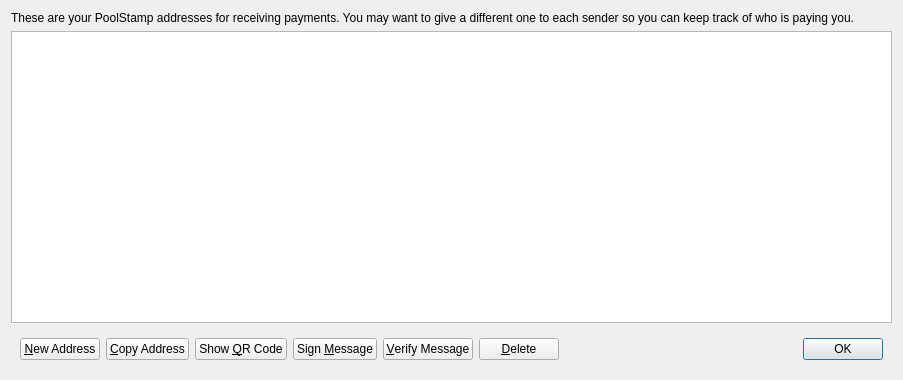
<?xml version="1.0" encoding="UTF-8"?>
<ui version="4.0">
 <class>AddressBookPage</class>
 <widget class="QWidget" name="AddressBookPage">
  <property name="geometry">
   <rect>
    <x>0</x>
    <y>0</y>
    <width>903</width>
    <height>380</height>
   </rect>
  </property>
  <property name="windowTitle">
   <string>Address Book</string>
  </property>
  <layout class="QVBoxLayout" name="verticalLayout">
   <item>
    <widget class="QLabel" name="labelExplanation">
     <property name="text">
      <string>These are your PoolStamp addresses for receiving payments. You may want to give a different one to each sender so you can keep track of who is paying you.</string>
     </property>
     <property name="textFormat">
      <enum>Qt::PlainText</enum>
     </property>
     <property name="wordWrap">
      <bool>true</bool>
     </property>
    </widget>
   </item>
   <item>
    <widget class="QTableView" name="tableView">
     <property name="contextMenuPolicy">
      <enum>Qt::CustomContextMenu</enum>
     </property>
     <property name="toolTip">
      <string>Double-click to edit address or label</string>
     </property>
     <property name="tabKeyNavigation">
      <bool>false</bool>
     </property>
     <property name="alternatingRowColors">
      <bool>true</bool>
     </property>
     <property name="selectionMode">
      <enum>QAbstractItemView::SingleSelection</enum>
     </property>
     <property name="selectionBehavior">
      <enum>QAbstractItemView::SelectRows</enum>
     </property>
     <property name="sortingEnabled">
      <bool>true</bool>
     </property>
     <attribute name="verticalHeaderVisible">
      <bool>false</bool>
     </attribute>
    </widget>
   </item>
   <item>
    <widget class="QWidget" name="buttonBar" native="true">
     <layout class="QHBoxLayout" name="horizontalLayout">
      <item>
       <widget class="QPushButton" name="newAddressButton">
        <property name="toolTip">
         <string>Create a new address</string>
        </property>
        <property name="text">
         <string>&amp;New Address</string>
        </property>
       </widget>
      </item>
      <item>
       <widget class="QPushButton" name="copyToClipboard">
        <property name="toolTip">
         <string>Copy the currently selected address to the system clipboard</string>
        </property>
        <property name="text">
         <string>&amp;Copy Address</string>
        </property>
       </widget>
      </item>
      <item>
       <widget class="QPushButton" name="showQRCode">
        <property name="text">
         <string>Show &amp;QR Code</string>
        </property>
       </widget>
      </item>
      <item>
       <widget class="QPushButton" name="signMessage">
        <property name="toolTip">
         <string>Sign a message to prove you own a PoolStamp address</string>
        </property>
        <property name="text">
         <string>Sign &amp;Message</string>
        </property>
       </widget>
      </item>
      <item>
       <widget class="QPushButton" name="verifyMessage">
        <property name="toolTip">
         <string>Verify a message to ensure it was signed with a specified PoolStamp address</string>
        </property>
        <property name="text">
         <string>&amp;Verify Message</string>
        </property>
       </widget>
      </item>
      <item>
       <widget class="QPushButton" name="deleteButton">
        <property name="toolTip">
         <string>Delete the currently selected address from the list</string>
        </property>
        <property name="text">
         <string>&amp;Delete</string>
        </property>
       </widget>
      </item>
      <item>
       <spacer name="horizontalSpacer">
        <property name="orientation">
         <enum>Qt::Horizontal</enum>
        </property>
        <property name="sizeHint" stdset="0">
         <size>
          <width>40</width>
          <height>20</height>
         </size>
        </property>
       </spacer>
      </item>
      <item>
       <widget class="QDialogButtonBox" name="buttonBox">
        <property name="sizePolicy">
         <sizepolicy hsizetype="Maximum" vsizetype="Fixed">
          <horstretch>0</horstretch>
          <verstretch>0</verstretch>
         </sizepolicy>
        </property>
        <property name="standardButtons">
         <set>QDialogButtonBox::Ok</set>
        </property>
       </widget>
      </item>
     </layout>
    </widget>
   </item>
  </layout>
 </widget>
 <resources/>
 <connections/>
</ui>
